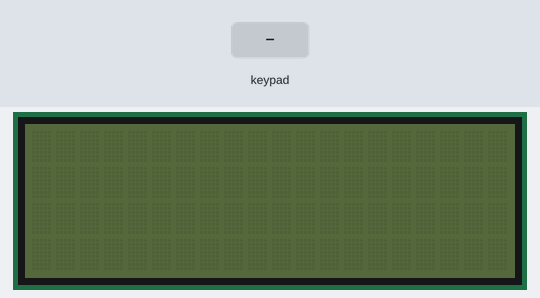
Bench run of a sketch on a simulated ESP8266 (NodeMCU). On the bench: 20×4 character LCD. Inputs (shaded band) come from the test bench.

Above: at 1.3 s.
1.4 s: key '*' pressed
At 2.5 s:
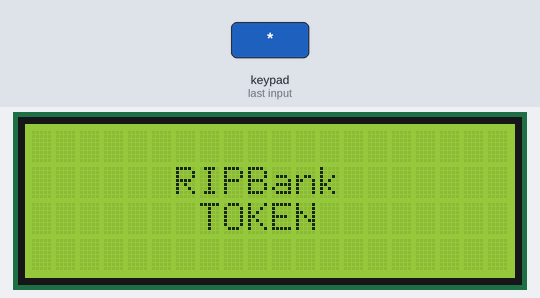
12.7 s: keypad keys 1 2 3 4 # pressed 0.4 s apart
At 15.99 s:
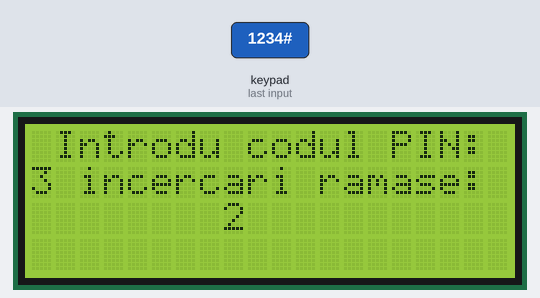
17.2 s: keypad keys 1 2 3 4 pressed 0.4 s apart
At 20.66 s:
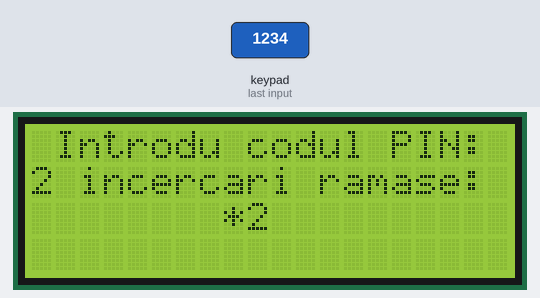
21.8 s: key '#' pressed
At 23.4 s:
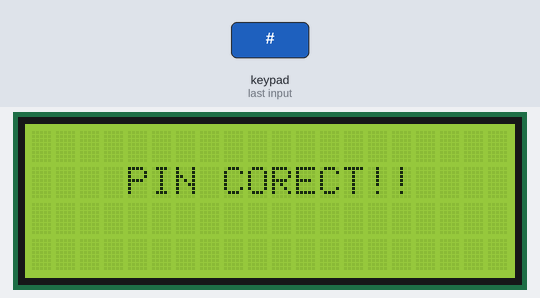
Timing chart, 0 to 24.9 s (numbered marks = the images above; inputs shaded):
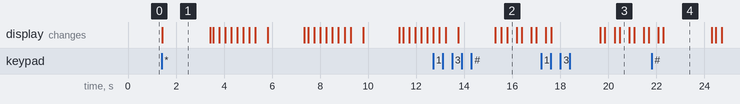

Measured:
- after the input at 1.4 s, the display: changes at once (image 1)
- after the input at 12.7 s, the display: first differs from a run without the input after 2.8 s (image 2 shows a later state)
- after the input at 21.8 s, the display: first differs from a run without the input after 0.49 s (image 4)
- what the display in image 1 shows lasts 2.0 s, from 1.4 s to 3.4 s
- what the display in image 2 shows lasts 0.4 s, from 15.8 s to 16.2 s

The sketch:

v0_3_alpha_simulare.ino
```cpp
#include <LiquidCrystal_I2C.h>
#include <Keypad.h>

//void(* MCU_reset)(void)=0;
LiquidCrystal_I2C lcd(0x27, 20, 4);
const byte ROWS = 4; //four rows
const byte COLS = 3; //three columns
char keys[ROWS][COLS] = {
  {'1','2','3'},
  {'4','5','6'},
  {'7','8','9'},
  {'*','0','#'}
};
byte rowPins[ROWS] = {D4,1, 3, D6}; //connect to the row pinouts of the keypad
byte colPins[COLS] = {D5, D3, 13}; //connect to the column pinouts of the keypad

/////////////////////////////
//D4=R1
//1=R2
//3=R3
//D6=R4
//D5=C1
//D3=C2
//13=C3
/////////////////////////////

short int State=-1;
unsigned short int Ci=0;
unsigned short int Cj=0;

short int PIN[]={1,2,3,4};
short int PIN_from_user[]={-1,-1,-1,-1};
unsigned int PIN_index=0;
unsigned short int PIN_attempts=3;
bool PIN_good=true;

void LCD_print(unsigned short int CI,unsigned short int CJ,String msg)
{
  Ci=CI;
  Cj=CJ;
  lcd.setCursor(Ci,Cj);
  lcd.print(msg);
}

void Execute_State_0()
{
  State=0;

  lcd.backlight();
  lcd.clear();
  lcd.setCursor(0, 1);
  lcd.clear();
  LCD_print(6,1,"RIPBank");
  LCD_print(7,2,"TOKEN");
  delay(2000);
  Execute_State_1();
}

void Execute_State_1()
{
  State=1;
  int cnt=0;
  lcd.clear();
  delay(100);
  LCD_print(2,0,"Se conecteaza la");
  LCD_print(8,1,"WiFi");
  while(cnt<8)
  {
    LCD_print(6+cnt,2,".");
    ++cnt;
    delay(250);
  }
  delay(250);
  Execute_State_3();
}

void Execute_State_3()
{
  State=3;
  lcd.clear();
  LCD_print(6,0,"Conectat");
  LCD_print(9,1,"la");
  LCD_print(7,2,"Wifi!!");
  delay(1500);
  Execute_State_4();
}

void Execute_State_4()
{
  State=4;
  int cnt=0;
  lcd.clear();
  delay(150);
  LCD_print(2,0,"Se conecteaza la");
  LCD_print(7,1,"Server");

  while(cnt<8)
  {
    LCD_print(6+cnt,2,".");
    ++cnt;
    delay(250);
  }
  delay(250);
  Execute_State_6();
}

void Execute_State_6()
{
  State=6;
  lcd.clear();
  LCD_print(6,0,"Conectat");
  LCD_print(9,1,"la");
  LCD_print(6,2,"Server!!");
  delay(1500);
  Execute_State_7();
}

void Execute_State_7()
{
  State=7;
  int cnt=0;
  lcd.clear();
  delay(150);
  LCD_print(9,0,"Se");
  LCD_print(4,1,"actualizeaza");
  while(cnt<8)
  {
    LCD_print(6+cnt,2,".");
    ++cnt;
    delay(250);
  }
  delay(250);
  Execute_State_9();
}

void Execute_State_9()
{
  State=9;
  lcd.clear();
  LCD_print(5,0,"Actualizat");
  LCD_print(9,1,"cu");
  LCD_print(6,2,"succes!!");
  delay(1500);
  Execute_State_10();
}

void Execute_State_10()
{
  State=10;
  lcd.clear();
  LCD_print(3,0,"Alege optiune:");
  LCD_print(1,1,"1 Autentificare");
  LCD_print(1,2,"2     Despre");
  LCD_print(1,3,"3     Iesire");
}

void Execute_State_11()
{
  State=11;
  lcd.clear();
  LCD_print(1,0,"Despre dispozitiv:");
  LCD_print(3,1,"RIPBankC Token");
  LCD_print(5,2,"v0.3 alpha");
  delay(2500);
  Execute_State_10();
}

void Execute_State_12()
{
  State=12;
  lcd.clear();
  LCD_print(1,0,"Introdu codul PIN:");
  String att="";
  att+=(char)(PIN_attempts+'0');
  att+=" incercari ramase:";
  LCD_print(0,1,att);
  PIN_index=0;
  PIN_from_user[0]=-1;
  PIN_from_user[1]=-1;
  PIN_from_user[2]=-1;
  PIN_from_user[3]=-1;
  Ci=8;
  Cj=2;
}

void Execute_State_14()
{
  State=14;
  lcd.clear();
  LCD_print(4,1,"PIN CORECT!!");
  delay(2000);
  Execute_State_15();
}

void Execute_State_19()
{
  State=19;
  lcd.clear();
  LCD_print(4,1,"PIN GRESIT!!");
  delay(2000);
}

void Execute_State_13()
{
  State=13;
  lcd.clear();
  LCD_print(1,0,"Ati introdus PINUL");
  LCD_print(2,1,"GRESIT de 3 ori!!");
  LCD_print(1,2,"Dispozitivul se va");
  LCD_print(5,3,"inchide!!!");
  delay(4000);
  Execute_State_18();
}

void Execute_State_15()
{
  State=15;
  int cnt=0;
  lcd.clear();
  delay(150);
  LCD_print(2,0,"Se trimit datele");
  LCD_print(2,1,"de autentificare");
  while(cnt<8)
  {
    LCD_print(5+cnt,2,".");
    ++cnt;
    delay(250);
  }
  delay(250);
  Execute_State_17();
}

void Execute_State_17()
  {
    State=17;
    lcd.clear();
    LCD_print(3,0,"Datele au fost");
    LCD_print(1,1,"trimise cu succes!");
    delay(2500);
    Execute_State_18();
  }

void Execute_State_18()
{
    State=18;
    lcd.clear();
    LCD_print(3,1,"Se inchide....");
    delay(1500);
    lcd.clear();
    lcd.noBacklight();
}

void Execute_State_2()
  {
    State=2;
    lcd.clear();
    LCD_print(1,1,"Conectare la Wifi");
    LCD_print(5,2,"NEREUSITA!");
    delay(2500);
    Execute_State_10();
  }

void Execute_State_5()
  {
    State=5;
    lcd.clear();
    LCD_print(0,1,"Conectare la Srerver");
    LCD_print(5,2,"NEREUSITA!");
    delay(2500);
    Execute_State_10();
  }

void Execute_State_8()
  {
    State=8;
    lcd.clear();
    LCD_print(4,1,"Actualizare");
    LCD_print(5,2,"NEREUSITA!");
    delay(2500);
    Execute_State_10();
  }

void Execute_State_16()
  {
    State=16;
    lcd.clear();
    LCD_print(1,1,"Trimiterea datelor");
    LCD_print(5,2,"NEREUSITA!");
    delay(2500);
    Execute_State_10();
  }

//String kcharr="";
Keypad keypad = Keypad(makeKeymap(keys), rowPins, colPins, ROWS, COLS );

void keypadEvent(KeypadEvent key)
{
  int j=0;
  String str="";

  switch (keypad.getState())
  {
    case PRESSED:

      if(key=='*')
      {
        if(State!=12)
        {
          Execute_State_0();
        }
        else
        {
          Execute_State_12();
        }
      }


      if(key=='9' and State!=12)
      {
        ESP.reset();
      }

      if(State==12)
      {
       switch(key)
       {
          case '0':
          case '1':
          case '2':
          case '3':
          case '4':
          case '5':
          case '6':
          case '7':
          case '8':
          case '9':
            if(PIN_index<4)
            {
              str="";
              str+=key;
              LCD_print(8+PIN_index,Cj,str);
              delay(400);
              LCD_print(8+PIN_index,Cj,"*");
              PIN_from_user[PIN_index]=key-'0';
              PIN_index++;
            }
            break;
          case '#':
            for(j=0;j<4;++j)
            {
              if(PIN[j]!=PIN_from_user[j])
              {
                PIN_good=false;
              }
            }
            if(PIN_good==true)
            {
              Execute_State_14();
            }
            else
            {
              Execute_State_19();
              PIN_attempts--;
              if(PIN_attempts>0)
              {
                PIN_good=true;
                Execute_State_12();
              }
              else
              {
                Execute_State_13();
              }
            }
            break;
        }
      }

      if(State==10)
      {
        switch(key)
        {
          case '1':
            if(PIN_attempts>0)
            {
              Execute_State_12();
            }
            else
            {
              Execute_State_13();
            }
            break;
          case '2':
            Execute_State_11();
            break;
          case '3':
            Execute_State_18();
            break;
          case '4':
            Execute_State_2();
            break;
          case '5':
            Execute_State_5();
            break;
          case '6':
            Execute_State_8();
            break;
          case '7':
            Execute_State_16();
            break;
          case '8':
            PIN_attempts=3;
            break;
          case '9':
            ESP.reset();
            break;
        }
      }

    delay(100);
    break;

    case RELEASED:

    break;

    case HOLD:

    break;
  }
}


void setup()
{
  lcd.begin(20,4);
  lcd.init();
  lcd.clear();
  lcd.noBacklight();

  keypad.addEventListener(keypadEvent);  // Add an event listener.
  keypad.setHoldTime(100);               // Default is 1000mS
  keypad.setDebounceTime(50);
  //Serial.begin(9600);
}

void loop()
{
  char key = keypad.getKey();
}
```
